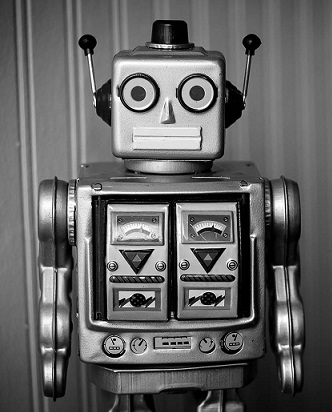
#> input picture robot_no_noise.jpg, 332 x 412 px
$ python josephine.py
#> lines starting #> are read from the running program, lines starting #| are printed output that depends on the picture; long printed decimals are rounded
import matplotlib.pyplot as plt
import numpy as np
from scipy import optimize

imgR0 = plt.imread("robot_no_noise.jpg")
#> imgR0 is the input picture: shape (412, 332, 3); min 0, max 255, mean 100.1
imgR = imgR0[:, :, 0] / 255
imgRB0 = plt.imread("robot_noise.jpg")
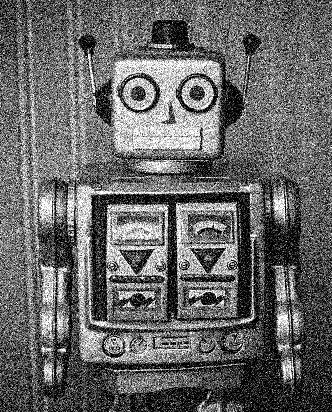
#> input picture robot_noise.jpg, 332 x 412 px
#> imgRB0 is the input picture: shape (412, 332, 3); min 0, max 255, mean 102.8
imgRB = imgRB0[:, :, 0] / 255


fig, axes = plt.subplots(1, 4, figsize=(15, 5))
axes[0].imshow(imgR, cmap="gray")
axes[0].set_title("Image Originale")
axes[1].imshow(imgRB, cmap="gray")
axes[1].set_title("Image Bruitée")


## Q4 grad, div et laplacien


def grad(u):
    dux = np.zeros(u.shape)
    duy = np.zeros(u.shape)

    dux[:-1, :] = u[1:, :] - u[:-1, :]
    duy[:, :-1] = u[:, 1:] - u[:, :-1]

    return np.array([dux, duy])


def div(v):
    n, m = v.shape[1], v.shape[2]
    divx = np.zeros((n, m))
    divy = np.zeros((n, m))

    divx[1:, :] = v[0, 1:, :] - v[0, :-1, :]
    divx[0, :] = v[0, 0, :]
    divx[-1, :] = -v[0, -2, :]

    divy[:, 1:] = v[1, :, 1:] - v[1, :, :-1]
    divy[:, 0] = v[1, :, 0]
    divy[:, -1] = -v[1, :, -2]

    return divx + divy


def laplacien(u):
    return div(grad(u))


"""
axes[1].imshow(laplacien(imgR),cmap='gray')
axes[1].set_title("Laplacien")
"""

## Q5 Méthode de descente de gradient à pas fixe


def funR(u, ub):
    g = grad(u)
    return (
        (np.linalg.norm(u - ub, ord=2) ** 2) / 2
        + np.linalg.norm(g[0], ord=2) ** 2
        + np.linalg.norm(g[1], ord=2) ** 2
    )


def grad_funR(u, ub):
    return u - ub - 2 * laplacien(u)


"""
# test pour vérifier les implémentations des fonctions précédentes

def approx_grad_funR(x, xb, eps, h):
    return (funR(x + eps * h, xb) - funR(x - eps * h, xb)) / (2 * eps)

u = np.random.random(imgRB.shape)
eps = 10 ** (-5)
h = np.random.random(imgRB.shape)
h = h/np.linalg.norm(h)
print(approx_grad_funR(u, imgRB, eps, h) - np.dot(np.transpose(grad_funR(u, imgRB)).ravel(), h.ravel()))

"""

def optim_gradient_fixed_step(grad_fun, x0, L, xb, max_iter=100, epsilon_grad_fun=1e-8):
    nb_iter = 0
    x = x0
    while nb_iter <= max_iter and np.linalg.norm(grad_fun(x, xb)) > epsilon_grad_fun:
        nb_iter += 1
        x -= L * grad_fun(x, xb)
    return x


x0, pas = np.zeros(imgR.shape), 1e-3
#> pas = 0.001
imgRB_opti = optim_gradient_fixed_step(grad_funR, x0, pas, imgRB)
#> in optim_gradient_fixed_step, `x = x0`: x: shape (412, 332) float64; every value is 0
#> in div, `n, m = v.shape[1], v.shape[2]`: n = 412; m = 332
#> the loop in optim_gradient_fixed_step, `while nb_iter <= max_iter and np.linalg.norm(grad_fun(x, xb)) > epsilo..` made 101 passes
#> after the loop in optim_gradient_fixed_step, `while nb_iter <= max_iter and np.linalg.norm(grad_fun(x, xb)) > epsilo..`:
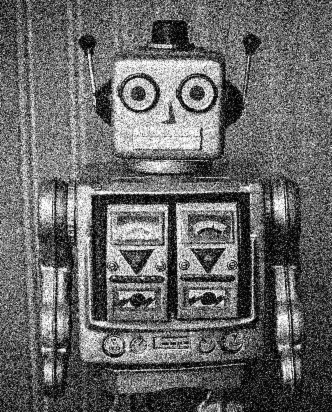
#> x: shape (412, 332) float64; min 0.000105, max 0.0952, mean 0.0387; drawn with min black and max white
#> after the loop in optim_gradient_fixed_step, `while nb_iter <= max_iter and np.linalg.norm(grad_fun(x, xb)) > epsilo..`: nb_iter = 101

axes[2].imshow(imgRB_opti, cmap="gray")
axes[2].set_title("Image après descente de gradient")


## Q6 erreur RMSE


def RMSE(u, uVT):
    n, m = u.shape
    return np.linalg.norm(uVT - u) / (n * m) ** 0.5


print(
    f"RMSE de l'image trouvée par minimisation = {RMSE(imgRB_opti, imgR)}, et RMSE de l'image bruitée = {RMSE(imgRB, imgR)}"
)
#| RMSE de l'image trouvée par minimisation = 0.412, et RMSE de l'image bruitée = 0.1853

## Q7 comparaison avec méthode scipy


def funR_vect(u):
    v = u.reshape(imgRB.shape)
    g = grad(v)
    return (
        (np.linalg.norm(v - imgRB) ** 2) / 2
        + np.linalg.norm(g[0])
        + np.linalg.norm(g[1])
    )


def grad_funR_vect(u):
    v = u.reshape(imgRB.shape)
    g = v - imgRB - 2 * laplacien(v)
    return g.flatten()


"""
def scipy_opti(fun, grad_fun, x0):
    sol = optimize.minimize(fun, x0.flatten(), jac = grad_fun, method="BFGS").x
    return sol.reshape(x0.shape)

axes[3].imshow(scipy_opti(funR_vect, grad_funR_vect, x0), cmap='gray')
axes[3].set_title("Image après min par scipy")
plt.show()"""
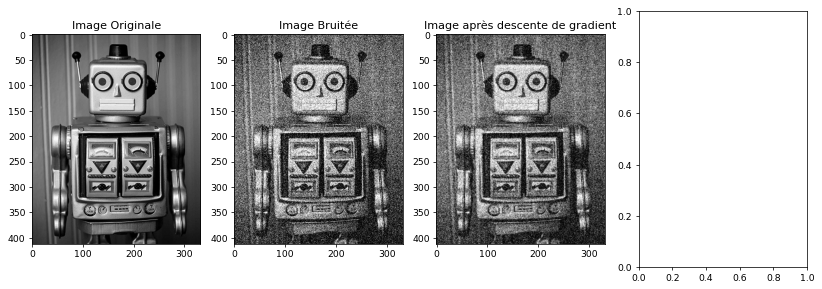
#> figure drawn by matplotlib, 3 panels
